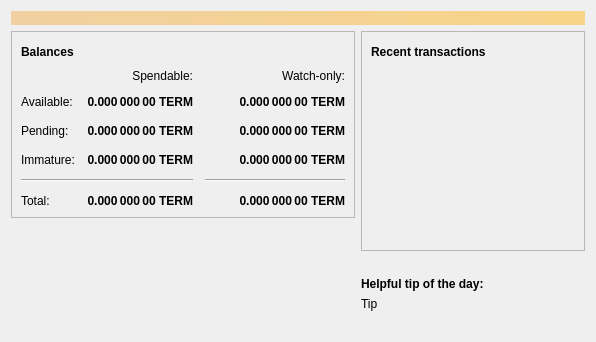
<?xml version="1.0" encoding="UTF-8"?>
<ui version="4.0">
 <class>OverviewPage</class>
 <widget class="QWidget" name="OverviewPage">
  <property name="geometry">
   <rect>
    <x>0</x>
    <y>0</y>
    <width>596</width>
    <height>342</height>
   </rect>
  </property>
  <property name="windowTitle">
   <string>Form</string>
  </property>
  <layout class="QVBoxLayout" name="topLayout">
   <item>
    <widget class="QLabel" name="labelAlerts">
     <property name="visible">
      <bool>false</bool>
     </property>
     <property name="styleSheet">
      <string notr="true">QLabel { background-color: qlineargradient(x1: 0, y1: 0, x2: 1, y2: 0, stop:0 #F0D0A0, stop:1 #F8D488); color:#000000; }</string>
     </property>
     <property name="wordWrap">
      <bool>true</bool>
     </property>
     <property name="margin">
      <number>3</number>
     </property>
     <property name="textInteractionFlags">
      <set>Qt::TextSelectableByMouse</set>
     </property>
    </widget>
   </item>
   <item>
    <layout class="QHBoxLayout" name="horizontalLayout" stretch="1,1">
     <item>
      <layout class="QVBoxLayout" name="verticalLayout_2">
       <item>
        <widget class="QFrame" name="frame">
         <property name="frameShape">
          <enum>QFrame::StyledPanel</enum>
         </property>
         <property name="frameShadow">
          <enum>QFrame::Raised</enum>
         </property>
         <layout class="QVBoxLayout" name="verticalLayout_4">
          <item>
           <layout class="QHBoxLayout" name="horizontalLayout_4">
            <item>
             <widget class="QLabel" name="label_5">
              <property name="font">
               <font>
                <weight>75</weight>
                <bold>true</bold>
               </font>
              </property>
              <property name="text">
               <string>Balances</string>
              </property>
             </widget>
            </item>
            <item>
             <widget class="QPushButton" name="labelWalletStatus">
              <property name="enabled">
               <bool>true</bool>
              </property>
              <property name="maximumSize">
               <size>
                <width>30</width>
                <height>16777215</height>
               </size>
              </property>
              <property name="toolTip">
               <string>The displayed information may be out of date. Your wallet automatically synchronizes with the Termubit network after a connection is established, but this process has not completed yet.</string>
              </property>
              <property name="text">
               <string/>
              </property>
              <property name="icon">
               <iconset resource="../bitcoin.qrc">
                <normaloff>:/icons/warning</normaloff>
                <disabledoff>:/icons/warning</disabledoff>:/icons/warning</iconset>
              </property>
              <property name="iconSize">
               <size>
                <width>24</width>
                <height>24</height>
               </size>
              </property>
              <property name="flat">
               <bool>true</bool>
              </property>
             </widget>
            </item>
            <item>
             <spacer name="horizontalSpacer_3">
              <property name="orientation">
               <enum>Qt::Horizontal</enum>
              </property>
              <property name="sizeHint" stdset="0">
               <size>
                <width>40</width>
                <height>20</height>
               </size>
              </property>
             </spacer>
            </item>
           </layout>
          </item>
          <item>
           <layout class="QGridLayout" name="gridLayout">
            <property name="spacing">
             <number>12</number>
            </property>
            <item row="2" column="2">
             <widget class="QLabel" name="labelWatchPending">
              <property name="font">
               <font>
                <weight>75</weight>
                <bold>true</bold>
               </font>
              </property>
              <property name="cursor">
               <cursorShape>IBeamCursor</cursorShape>
              </property>
              <property name="toolTip">
               <string>Unconfirmed transactions to watch-only addresses</string>
              </property>
              <property name="text">
               <string notr="true">0.000 000 00 TERM</string>
              </property>
              <property name="alignment">
               <set>Qt::AlignRight|Qt::AlignTrailing|Qt::AlignVCenter</set>
              </property>
              <property name="textInteractionFlags">
               <set>Qt::LinksAccessibleByMouse|Qt::TextSelectableByKeyboard|Qt::TextSelectableByMouse</set>
              </property>
             </widget>
            </item>
            <item row="2" column="1">
             <widget class="QLabel" name="labelUnconfirmed">
              <property name="font">
               <font>
                <weight>75</weight>
                <bold>true</bold>
               </font>
              </property>
              <property name="cursor">
               <cursorShape>IBeamCursor</cursorShape>
              </property>
              <property name="toolTip">
               <string>Total of transactions that have yet to be confirmed, and do not yet count toward the spendable balance</string>
              </property>
              <property name="text">
               <string notr="true">0.000 000 00 TERM</string>
              </property>
              <property name="alignment">
               <set>Qt::AlignRight|Qt::AlignTrailing|Qt::AlignVCenter</set>
              </property>
              <property name="textInteractionFlags">
               <set>Qt::LinksAccessibleByMouse|Qt::TextSelectableByKeyboard|Qt::TextSelectableByMouse</set>
              </property>
             </widget>
            </item>
            <item row="3" column="2">
             <widget class="QLabel" name="labelWatchImmature">
              <property name="font">
               <font>
                <weight>75</weight>
                <bold>true</bold>
               </font>
              </property>
              <property name="cursor">
               <cursorShape>IBeamCursor</cursorShape>
              </property>
              <property name="toolTip">
               <string>Mined balance in watch-only addresses that has not yet matured</string>
              </property>
              <property name="text">
               <string notr="true">0.000 000 00 TERM</string>
              </property>
              <property name="alignment">
               <set>Qt::AlignRight|Qt::AlignTrailing|Qt::AlignVCenter</set>
              </property>
              <property name="textInteractionFlags">
               <set>Qt::LinksAccessibleByMouse|Qt::TextSelectableByKeyboard|Qt::TextSelectableByMouse</set>
              </property>
             </widget>
            </item>
            <item row="4" column="0" colspan="2">
             <widget class="Line" name="line">
              <property name="orientation">
               <enum>Qt::Horizontal</enum>
              </property>
             </widget>
            </item>
            <item row="4" column="2">
             <widget class="Line" name="lineWatchBalance">
              <property name="sizePolicy">
               <sizepolicy hsizetype="Preferred" vsizetype="Fixed">
                <horstretch>0</horstretch>
                <verstretch>0</verstretch>
               </sizepolicy>
              </property>
              <property name="minimumSize">
               <size>
                <width>140</width>
                <height>0</height>
               </size>
              </property>
              <property name="orientation">
               <enum>Qt::Horizontal</enum>
              </property>
             </widget>
            </item>
            <item row="5" column="0">
             <widget class="QLabel" name="labelTotalText">
              <property name="text">
               <string>Total:</string>
              </property>
             </widget>
            </item>
            <item row="3" column="1">
             <widget class="QLabel" name="labelImmature">
              <property name="font">
               <font>
                <weight>75</weight>
                <bold>true</bold>
               </font>
              </property>
              <property name="cursor">
               <cursorShape>IBeamCursor</cursorShape>
              </property>
              <property name="toolTip">
               <string>Mined balance that has not yet matured</string>
              </property>
              <property name="text">
               <string notr="true">0.000 000 00 TERM</string>
              </property>
              <property name="alignment">
               <set>Qt::AlignRight|Qt::AlignTrailing|Qt::AlignVCenter</set>
              </property>
              <property name="textInteractionFlags">
               <set>Qt::LinksAccessibleByMouse|Qt::TextSelectableByKeyboard|Qt::TextSelectableByMouse</set>
              </property>
             </widget>
            </item>
            <item row="2" column="3">
             <spacer name="horizontalSpacer_2">
              <property name="orientation">
               <enum>Qt::Horizontal</enum>
              </property>
              <property name="sizeHint" stdset="0">
               <size>
                <width>40</width>
                <height>20</height>
               </size>
              </property>
             </spacer>
            </item>
            <item row="3" column="0">
             <widget class="QLabel" name="labelImmatureText">
              <property name="text">
               <string>Immature:</string>
              </property>
             </widget>
            </item>
            <item row="5" column="1">
             <widget class="QLabel" name="labelTotal">
              <property name="font">
               <font>
                <weight>75</weight>
                <bold>true</bold>
               </font>
              </property>
              <property name="cursor">
               <cursorShape>IBeamCursor</cursorShape>
              </property>
              <property name="toolTip">
               <string>Your current total balance</string>
              </property>
              <property name="text">
               <string notr="true">0.000 000 00 TERM</string>
              </property>
              <property name="alignment">
               <set>Qt::AlignRight|Qt::AlignTrailing|Qt::AlignVCenter</set>
              </property>
              <property name="textInteractionFlags">
               <set>Qt::LinksAccessibleByMouse|Qt::TextSelectableByKeyboard|Qt::TextSelectableByMouse</set>
              </property>
             </widget>
            </item>
            <item row="5" column="2">
             <widget class="QLabel" name="labelWatchTotal">
              <property name="font">
               <font>
                <weight>75</weight>
                <bold>true</bold>
               </font>
              </property>
              <property name="cursor">
               <cursorShape>IBeamCursor</cursorShape>
              </property>
              <property name="toolTip">
               <string>Current total balance in watch-only addresses</string>
              </property>
              <property name="text">
               <string notr="true">0.000 000 00 TERM</string>
              </property>
              <property name="alignment">
               <set>Qt::AlignRight|Qt::AlignTrailing|Qt::AlignVCenter</set>
              </property>
              <property name="textInteractionFlags">
               <set>Qt::LinksAccessibleByMouse|Qt::TextSelectableByKeyboard|Qt::TextSelectableByMouse</set>
              </property>
             </widget>
            </item>
            <item row="0" column="2">
             <widget class="QLabel" name="labelWatchonly">
              <property name="text">
               <string>Watch-only:</string>
              </property>
              <property name="alignment">
               <set>Qt::AlignRight|Qt::AlignTrailing|Qt::AlignVCenter</set>
              </property>
             </widget>
            </item>
            <item row="1" column="0">
             <widget class="QLabel" name="labelBalanceText">
              <property name="text">
               <string>Available:</string>
              </property>
             </widget>
            </item>
            <item row="1" column="1">
             <widget class="QLabel" name="labelBalance">
              <property name="font">
               <font>
                <weight>75</weight>
                <bold>true</bold>
               </font>
              </property>
              <property name="cursor">
               <cursorShape>IBeamCursor</cursorShape>
              </property>
              <property name="toolTip">
               <string>Your current spendable balance</string>
              </property>
              <property name="text">
               <string notr="true">0.000 000 00 TERM</string>
              </property>
              <property name="alignment">
               <set>Qt::AlignRight|Qt::AlignTrailing|Qt::AlignVCenter</set>
              </property>
              <property name="textInteractionFlags">
               <set>Qt::LinksAccessibleByMouse|Qt::TextSelectableByKeyboard|Qt::TextSelectableByMouse</set>
              </property>
             </widget>
            </item>
            <item row="1" column="2">
             <widget class="QLabel" name="labelWatchAvailable">
              <property name="font">
               <font>
                <weight>75</weight>
                <bold>true</bold>
               </font>
              </property>
              <property name="cursor">
               <cursorShape>IBeamCursor</cursorShape>
              </property>
              <property name="toolTip">
               <string>Your current balance in watch-only addresses</string>
              </property>
              <property name="text">
               <string notr="true">0.000 000 00 TERM</string>
              </property>
              <property name="alignment">
               <set>Qt::AlignRight|Qt::AlignTrailing|Qt::AlignVCenter</set>
              </property>
              <property name="textInteractionFlags">
               <set>Qt::LinksAccessibleByMouse|Qt::TextSelectableByKeyboard|Qt::TextSelectableByMouse</set>
              </property>
             </widget>
            </item>
            <item row="2" column="0">
             <widget class="QLabel" name="labelPendingText">
              <property name="text">
               <string>Pending:</string>
              </property>
             </widget>
            </item>
            <item row="0" column="1">
             <widget class="QLabel" name="labelSpendable">
              <property name="text">
               <string>Spendable:</string>
              </property>
              <property name="alignment">
               <set>Qt::AlignRight|Qt::AlignTrailing|Qt::AlignVCenter</set>
              </property>
             </widget>
            </item>
           </layout>
          </item>
         </layout>
        </widget>
       </item>
       <item>
        <spacer name="verticalSpacer">
         <property name="orientation">
          <enum>Qt::Vertical</enum>
         </property>
         <property name="sizeHint" stdset="0">
          <size>
           <width>20</width>
           <height>40</height>
          </size>
         </property>
        </spacer>
       </item>
       <item>
        <layout class="QGridLayout" name="logo_grid">
          <item>
            <widget class="QLabel" name="label_wallet_bgcoin">
             <property name="text">
              <string/>
             </property>
             <property name="pixmap">
              <pixmap resource="../bitcoin.qrc">:/icons/wallet_bgcoin</pixmap>
             </property>
             <property name="scaledContents">
              <bool>false</bool>
             </property>
             <property name="alignment">
              <set>Qt::AlignCenter</set>
             </property>
             <property name="margin">
              <number>-2</number>
             </property>
            </widget>
          </item>
          <item>
            <widget class="QLabel" name="label_wallet_version_overlay">
              <property name="text">
               <string></string>
              </property>
              <property name="pixmap">
              </property>
              <property name="scaledContents">
               <bool>false</bool>
              </property>
              <property name="alignment">
               <set>Qt::AlignLeft|Qt::AlignBottom</set>
              </property>
              <property name="margin">
               <number>2</number>
              </property>
            </widget>
          </item>
        </layout>
       </item>
      </layout>
     </item>
     <item>
      <layout class="QVBoxLayout" name="verticalLayout_3">
       <item>
        <widget class="QFrame" name="frame_2">
         <property name="frameShape">
          <enum>QFrame::StyledPanel</enum>
         </property>
         <property name="frameShadow">
          <enum>QFrame::Raised</enum>
         </property>
         <layout class="QVBoxLayout" name="verticalLayout">
          <item>
           <layout class="QHBoxLayout" name="horizontalLayout_2">
            <item>
             <widget class="QLabel" name="label_4">
              <property name="font">
               <font>
                <weight>75</weight>
                <bold>true</bold>
               </font>
              </property>
              <property name="text">
               <string>Recent transactions</string>
              </property>
             </widget>
            </item>
            <item>
             <widget class="QPushButton" name="labelTransactionsStatus">
              <property name="enabled">
               <bool>true</bool>
              </property>
              <property name="maximumSize">
               <size>
                <width>30</width>
                <height>16777215</height>
               </size>
              </property>
              <property name="toolTip">
               <string>The displayed information may be out of date. Your wallet automatically synchronizes with the Termubit network after a connection is established, but this process has not completed yet.</string>
              </property>
              <property name="text">
               <string/>
              </property>
              <property name="icon">
               <iconset resource="../bitcoin.qrc">
                <normaloff>:/icons/warning</normaloff>
                <disabledoff>:/icons/warning</disabledoff>:/icons/warning</iconset>
              </property>
              <property name="iconSize">
               <size>
                <width>24</width>
                <height>24</height>
               </size>
              </property>
              <property name="flat">
               <bool>true</bool>
              </property>
             </widget>
            </item>
            <item>
             <spacer name="horizontalSpacer">
              <property name="orientation">
               <enum>Qt::Horizontal</enum>
              </property>
              <property name="sizeHint" stdset="0">
               <size>
                <width>40</width>
                <height>20</height>
               </size>
              </property>
             </spacer>
            </item>
           </layout>
          </item>
          <item>
           <widget class="QListView" name="listTransactions">
            <property name="styleSheet">
             <string notr="true">QListView { background: transparent; }</string>
            </property>
            <property name="frameShape">
             <enum>QFrame::NoFrame</enum>
            </property>
            <property name="verticalScrollBarPolicy">
             <enum>Qt::ScrollBarAlwaysOff</enum>
            </property>
            <property name="horizontalScrollBarPolicy">
             <enum>Qt::ScrollBarAlwaysOff</enum>
            </property>
            <property name="selectionMode">
             <enum>QAbstractItemView::NoSelection</enum>
            </property>
           </widget>
          </item>
         </layout>
        </widget>
       </item>
       <item>
        <spacer name="verticalSpacer_2">
         <property name="orientation">
          <enum>Qt::Vertical</enum>
         </property>
         <property name="sizeHint" stdset="0">
          <size>
           <width>20</width>
           <height>40</height>
          </size>
         </property>
        </spacer>
       </item>
       <item>
        <layout class="QVBoxLayout" name="verticalLayout_5">
         <property name="topMargin">
          <number>0</number>
         </property>
         <item>
          <widget class="QLabel" name="label_tip_header">
           <property name="font">
            <font>
             <weight>75</weight>
             <bold>true</bold>
            </font>
           </property>
           <property name="text">
            <string>Helpful tip of the day:</string>
           </property>
          </widget>
         </item>
         <item>
          <widget class="QLabel" name="label_tip">
           <property name="text">
            <string>Tip</string>
           </property>
          </widget>
         </item>
         <item>
          <spacer name="verticalSpacer_3">
           <property name="orientation">
            <enum>Qt::Vertical</enum>
           </property>
           <property name="sizeType">
            <enum>QSizePolicy::Maximum</enum>
           </property>
           <property name="sizeHint" stdset="0">
            <size>
             <width>20</width>
             <height>40</height>
            </size>
           </property>
          </spacer>
         </item>
        </layout>
       </item>
      </layout>
     </item>
    </layout>
   </item>
  </layout>
 </widget>
 <resources>
  <include location="../bitcoin.qrc"/>
 </resources>
 <connections/>
</ui>
